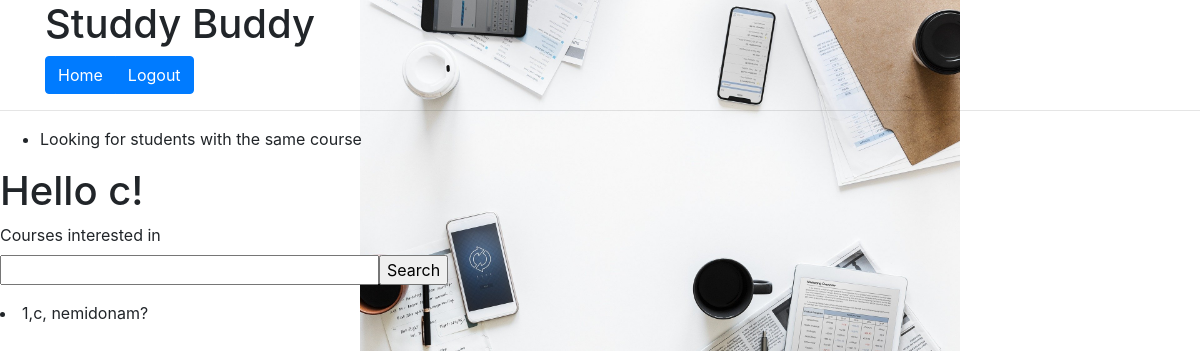
Before: /index (signed in) with the older database file.
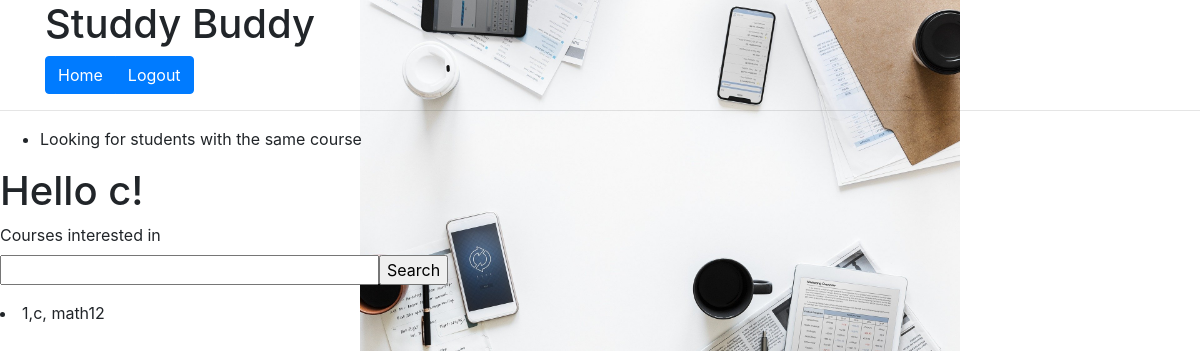
After: the same page with the newer database file.
### app/models.py (models this page shows, shortened)
class User(UserMixin, db.Model): # tables are made by making classes, inorder to do so we need to inheirt db.Model from sqlAlchemy
    id = db.Column(db.Integer, primary_key=True) # an integer that's going to be incremented everytime you add something to the db
    username = db.Column(db.String(64), index=True, unique=True) # index=true is a type of optimization, usernames have to be unique
    email = db.Column(db.String(128), index=True, unique=True)
    password_hash = db.Column(db.String(128))
    student_courses = db.Column(db.String(64), index=True, unique=False)
    posts = db.relationship('Post', backref='author', lazy='dynamic') # lazy allows us to do operations a lot easier

### app/routes.py (the view)
@app.route('/', methods=["GET" ,"POST"])
@app.route('/index', methods=["GET" ,"POST"])
@login_required
def index():
    form = CourseForm()
    update_course = User.query.filter_by(id=current_user.id).first()
    update_course.student_courses = form.student_courses.data
    db.session.commit()
    flash('Looking for students with the same course')
    found_buddy = User.query.filter_by(student_courses=update_course.student_courses)
    return render_template('index.html', title='User_Home',form=form , found_buddy=found_buddy)

### app/forms.py (shortened to what this page needs)
class CourseForm(FlaskForm):
    username = StringField('Username', validators=[DataRequired()])
    student_courses = StringField('Courses interested in', validators=[DataRequired()])
    submit = SubmitField('Search')

### app/models.py (called while the page is built)
@login.user_loader
def load_user(id):
    return User.query.get(int(id))

### app/templates/index.html (shortened to what this page needs)
{% extends "base.html" %}
{% block content %}
    <h1> Hello {{ current_user.username }}!</h1>
<form action"{{ url_for('index' ) }}"  method="post">
<p id="student_course">
     {{ form.student_courses.label }}<br>
     {{ form.student_courses(size=32) }}{{ form.submit() }}
     {% for buddy in found_buddy %}
        <li>{{ buddy.id }},{{ buddy.username }}, {{ buddy.student_courses }} </li>
        {% endfor %}
</p>
</form>
{% endblock %}

### app/templates/base.html (shortened to what this page needs)
<!DOCTYPE html>
<html>
    <head>
    </head>
    <link rel= "stylesheet" type= "text/css" href= "{{ url_for('static',filename='css/main.css')}}">
     <link rel="stylesheet" href="https://stackpath.bootstrapcdn.com/bootstrap/4.3.1/css/bootstrap.min.css">
     <link rel="stylesheet" href="https://unpkg.com/leaflet@1.5.1/dist/leaflet.css"/>
    <body>
        <div class="container">
         <h1 id="main_title">Studdy Buddy</h1>
         <div class="btn-group">
            <a href="{{ url_for('index') }}" button type="button" class="btn btn-primary">Home</a>
            {% if current_user.is_anonymous %}
            {% else %}
            <a href="{{ url_for('logout') }}"button type="button" class="btn btn-primary">Logout</a>
            {% endif %}
        </div>
        </div>
        <hr>
        {% with messages = get_flashed_messages() %}
        {% if messages %}
        <ul>
            {% for message in messages %}
            <li>{{ message }}</li>
            {% endfor %}
        </ul>
        {% endif %}
        {% endwith %}
        {% block content %}{% endblock %}
    </body>
</html>

### app/static/css/main.css (style rules this page uses)
body { background-image: url("../img/paper.jpg"); background-repeat: no-repeat; background-size: 50%; background-position-x: 60%; background-position-y: 55%; color:#F0EFF9 ; }

Changed rows visible on the page:
changed User id 1: student_courses "nemidonam?" → "math12"
